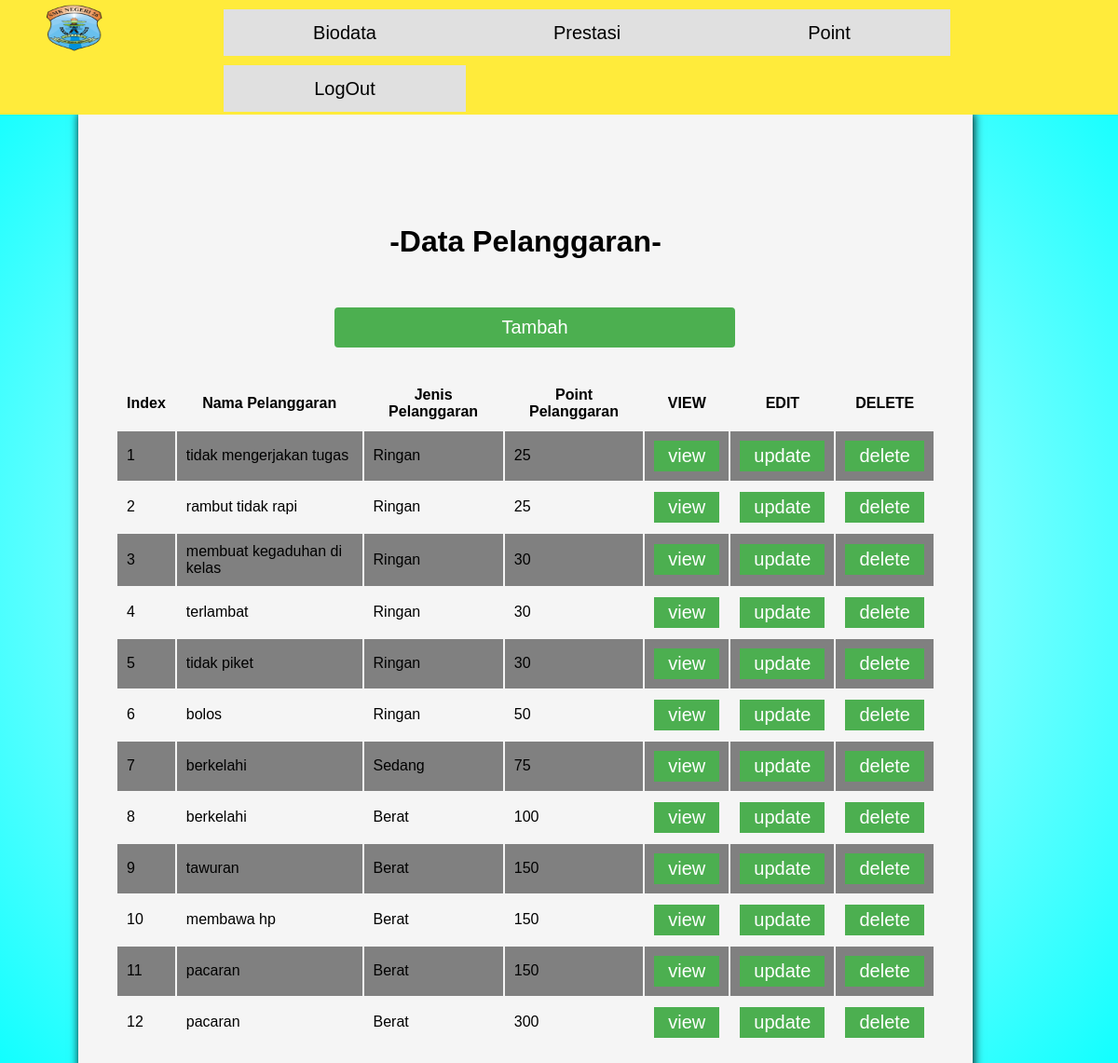
/DataPelanggaran.php (signed in), run on the app's committed database.
### tables this page shows
CREATE TABLE `prestasi_pelanggaran` (
  `iPelanggaranId` bigint(255) NOT NULL,
  `vcNamaPelanggaran` varchar(255) NOT NULL,
  `vcJenisiPointPelanggaran` varchar(255) DEFAULT NULL,
  `iPointPelanggaran` int(64) NOT NULL,
  `vcKeteranganPelanggaran` varchar(255) DEFAULT NULL
);

### DataPelanggaran.php (the view, shortened to what this page needs)
<?php
include('PHP/connection.php');
if($_SESSION['STATUS']=="siswa"){
  echo '
  <div class="NavigatorMenu">
    <div id="NavigatorKiri">
      <a href="INDEX.php"><img src="IMG&LOGO/Logo SMKN 26 Jakarta.png"></a>
    </div>
    <div id="NavigatorKanan">
      <ul>
        <li><a id="marginmenu" href="Biodata.php">Biodata</a>
        </li>
        <li><a id="marginmenu" href="RiwayatPrestasi.php">Prestasi</a>
        <ul>
                    <li id="menu21"><a href="Prestasi.php">Pengajuan Prestasi</a></li>
                </ul>
        </li>
        <li><a id="marginmenu" href="Riwayatpoint.php">Point</a>
        </li>
        </li>
        <li><a href="PHP/logout.php">LogOut</a></li>
      </ul>
    </div>
  </div>
  ';
}elseif ($_SESSION['STATUS']=="guru") {
  echo '
  <div class="NavigatorMenu">
    <div id="NavigatorKiri">
      <a href="INDEX.php"><img src="IMG&LOGO/Logo SMKN 26 Jakarta.png"></a>
    </div>
    <div id="NavigatorKanan">
      <ul>
        <li><a id="marginmenu" href="Biodata.php">Biodata</a>
          <ul>
                  <li id="menu11"><a href="datasiswa.php">Data Siswa</a></li>
                  <li id="menu12"><a href="dataguru.php">Data Guru</a></li>
                  <li id="menu13"><a href="dataadmin.php">Data Admin</a></li>
                  <li id="menu14"><a href="BiodataKelas.php">Data Kelas</a></li>
                  <li id="menu15"><a href="Biodatainstansi.php">Data Instansi</a></li>
                  <li id="menu16"><a href="DataPelanggaran.php">Data Pelanggaran</a></li>
               </ul>
        </li>
        <li><a id="marginmenu" href="RiwayatPrestasi.php">Prestasi</a>
          <ul>
                    <li id="menu21"><a href="Prestasi.php">Pengajuan Prestasi</a></li>
                </ul>
        </li>
        <li><a id="marginmenu" href="Riwayatpoint.php">Point</a>
          <ul>
                    <li id="menu31"><a href="point.php">Pengajuan point</a></li>
                </ul>
        </li>
        </li>
        <li><a href="PHP/logout.php">LogOut</a></li>
      </ul>
    </div>
  </div>
  ';
}
?>
<!DOCTYPE html>
<html lang="en">
<head>
  <link rel="stylesheet" href="css.css">
</head>
<body>
  <div class="Pelanggaran">
    <div class="Container">
      <h1>-Data Pelanggaran-</h1>
      <div class="TombolTombol">
        <center><button id="TombolTambah">Tambah</button></center>
      </div>
      <div class="DisplayData">
        <center>
          <table id="myTable">
            <tr>
              <th onclick="SortNumberData(1)">Index</th>
              <th onclick="SortStringData(2)">Nama Pelanggaran</th>
              <th onclick="SortStringData(3)">Jenis Pelanggaran</th>
              <th onclick="SortNumberData(4)">Point Pelanggaran</th>
              <th>VIEW</th>
              <th>EDIT</th>
              <th>DELETE</th>
            </tr>
            <?php
$fetchsql = "SELECT * FROM prestasi_Pelanggaran";
$fetchresault = $conn->query($fetchsql);
$no = 1;
if($fetchresault->num_rows>0){
  while($row = $fetchresault->fetch_assoc()) {
    echo "<tr>";
    echo "<td>".$no++."</td>";
    echo "<td>".$row["vcNamaPelanggaran"]."</td>";
    echo "<td>".$row["vcJenisiPointPelanggaran"]."</td>";
    echo "<td>".$row["iPointPelanggaran"]."</td>";
    echo "<td><input type='button' name='viewe' value='view' id=".$row['iPelanggaranId']." class='viewe_data' onclick='model3()'/></td>";
    echo "<td><input type='button' name='updatee' value='update' id=".$row['iPelanggaranId']." class='updatee_data' onclick='model1()'/></td>";
    echo "<td><input type='button' name='deletee' value='delete' id=".$row['iPelanggaranId']." class='deletee_data' onclick='model2()'/></td>";
    echo "</tr>";
}
echo "</table>";
} else {
echo "0 results";
}
?>
        </center>
      </div>
    </div>
  </div>
</body>
</html>

### css.css (style rules this page uses)
body { margin: 0px; padding: 0; border: 0px; background-image: radial-gradient(circle, white, aqua); font-family: Arial, Helvetica, sans-serif; z-index: 0; overflow: auto; }
input:read-only { background: #E0E0E0; border: none; }
.NavigatorMenu { padding: 0px; margin: 0px; top: 0; background-color: #FFEB3B; height: 10%; width: 100%; color: white; position: fixed; z-index: 100; }
.NavigatorMenu #NavigatorKiri { float: left; display: block; height: auto; width: auto; padding: 5px; padding-left: 50px; color: white; }
.NavigatorMenu #NavigatorKanan { float: right; display: block; height: 100%; width: 80%; color: white; }
.NavigatorMenu img { height: 50px; width: 60px }
.NavigatorMenu ul { margin: 0px; padding: 0px; list-style: none; background-color: transparent; }
.NavigatorMenu ul li { float: left; width: 260px; height: auto; margin-top: 10px; text-align: center; line-height: 50px; font-size: 20px; background-color: #E0E0E0; }
.NavigatorMenu ul li a { text-decoration: none; color: #000000; display: block; }
.Container { height: auto; width: 80%; background-color: #F5F5F5; margin-left: 7%; margin-top: 10%; box-shadow: 1px 1px 10px black; padding-top: 100px; padding-left: 40px; padding-right: 40px; padding-bottom: 100px; }
.Container h1 { text-align: center; }
.Container tr th, .SemuaModal tr th { text-align: center; }
.TombolTombol { padding: 10px; margin-bottom: 10px; }
.TombolTombol #TombolTambah { height: auto; width: 50%; font-size: 20px; margin-left: 60px; margin-right: 40px; margin-top: 20px; text-align: center; background-color: #4CAF50; color: white; cursor: pointer; border: none; border-radius: 4px; padding: 10px; }
* { box-sizing: border-box; }
.DisplayData { margin-top: 20px; height: auto; width: 100%; }
.DisplayData input[type="button"], .SemuaModal input[type="button"], .DisplayData button, .SemuaModal button { background-color: #4CAF50; width: auto; height: auto; border: none; color: white; padding: 5px 15px; text-align: center; text-decoration: none; display: inline-block; font-size: 20px; cursor: pointer; text-decoration: none; }
.DisplayData th, .SemuaModal th { cursor: pointer; }
.DisplayData th, .SemuaModal th, .DisplayData td, .SemuaModal td { text-align: left; padding: 10px; font-size: 16px; }
.DisplayData tr:nth-child(even), .SemuaModal tr:nth-child(even) { background-color: grey; }

### data on the page
prestasi_pelanggaran: vcNamaPelanggaran "tidak mengerjakan tugas", vcJenisiPointPelanggaran "Ringan", iPointPelanggaran "25"
prestasi_pelanggaran: vcNamaPelanggaran "rambut tidak rapi", vcJenisiPointPelanggaran "Ringan", iPointPelanggaran "25"
prestasi_pelanggaran: vcNamaPelanggaran "membuat kegaduhan di kelas", vcJenisiPointPelanggaran "Ringan", iPointPelanggaran "30"
prestasi_pelanggaran: vcNamaPelanggaran "terlambat", vcJenisiPointPelanggaran "Ringan", iPointPelanggaran "30"
prestasi_pelanggaran: vcNamaPelanggaran "tidak piket", vcJenisiPointPelanggaran "Ringan", iPointPelanggaran "30"
prestasi_pelanggaran: vcNamaPelanggaran "bolos", vcJenisiPointPelanggaran "Ringan", iPointPelanggaran "50"
prestasi_pelanggaran: vcNamaPelanggaran "berkelahi", vcJenisiPointPelanggaran "Sedang", iPointPelanggaran "75"
prestasi_pelanggaran: vcNamaPelanggaran "berkelahi", vcJenisiPointPelanggaran "Berat", iPointPelanggaran "100"
prestasi_pelanggaran: vcNamaPelanggaran "tawuran", vcJenisiPointPelanggaran "Berat", iPointPelanggaran "150"
prestasi_pelanggaran: vcNamaPelanggaran "membawa hp", vcJenisiPointPelanggaran "Berat", iPointPelanggaran "150"
prestasi_pelanggaran: vcNamaPelanggaran "pacaran", vcJenisiPointPelanggaran "Berat", iPointPelanggaran "150"
prestasi_pelanggaran: vcNamaPelanggaran "pacaran", vcJenisiPointPelanggaran "Berat", iPointPelanggaran "300"
